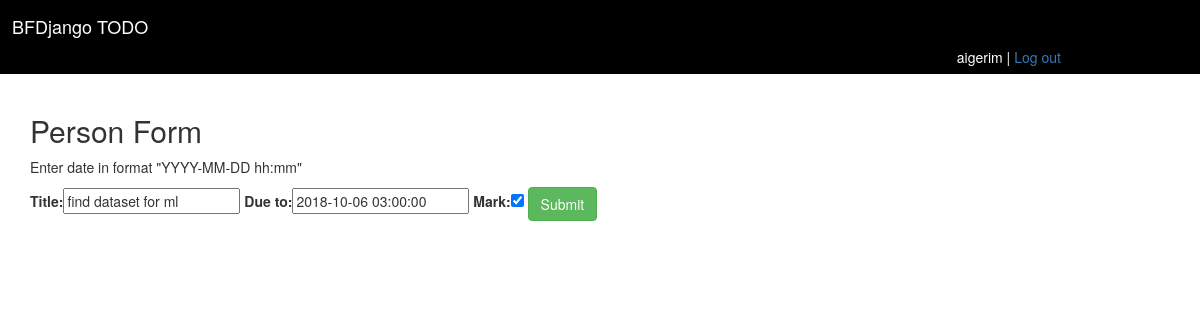
The page /main/1/update_task/21 (signed in) on the database its author committed.
### main/models.py (models this page shows, shortened)
class Task(models.Model):
    title = models.CharField(max_length=100)
    created = models.DateTimeField()
    due_to = models.DateTimeField()
    owner = models.ForeignKey(User,on_delete=models.CASCADE,related_name = 'main_tasks')
    mark = models.BooleanField();

### main/views.py (the view)
# urls.py: path('1/update_task/<int:task_id>',views.update_task, name='update_task')
@login_required
def update_task(request, task_id):
    try:
        task = Task.objects.get(id=task_id)
        if request.method == 'POST':
            form = TaskUpdateForm(request.POST or None)
            if form.is_valid():
                title = form.cleaned_data['title']
                due_to = form.cleaned_data['due_to']
                mark=form.cleaned_data['mark']
                task.title = title
                task.due_to = due_to
                task.mark=mark
                task.save()
                return redirect('index')
            else:
            	return HttpResponse(form.errors )
        else:
            form = TaskUpdateForm(initial={'due_to': task.due_to, 'title': task.title,'mark': task.mark})
            context = {'form': form, 'task':task}
            return render(request,'update_task.html',context)
    except Task.DoesNotExist:
         return HttpResponse("not")

### main/forms.py
class TaskUpdateForm(ModelForm):
    class Meta:
        model=Task
        fields = ('title','due_to','mark')

### cbv/templates/update_task.html (shortened to what this page needs)
{% extends 'base.html' %}
{% block body %}
 <h2>Person Form</h2>
 <p>Enter date in format "YYYY-MM-DD hh:mm"</p>
        <form action="{% url 'update_task' task.id%}" method="post">
      {{form}}
<input type="submit" class="btn btn-success" value="Submit">
</form>
{% endblock %}

### cbv/templates/base.html (shortened to what this page needs)
{% load static %}
<!DOCTYPE html>
<html>
<head>
	<link rel="stylesheet" type="text/css" href="{% static 'css/bootstrap1.css'%}">
	<link rel="stylesheet" type="text/css" href="{% static 'css/mycustom.css' %}">
</head>
<body>
<div class="jumbotron">
	<h4>BFDjango TODO </h4>
	  {% if user.is_authenticated %}
	<span class="users">{{user.username}} |
	<a href="{% url 'logout' %}" >Log out</a></span>
	   {% else %}
	  <a href="{% url 'register' %} " class='users'>Sign Up</a>
	      {% endif %}
</div>
<div class="container">
{% block body %}
{% endblock %}
</div>
</body>
</html>

### main/static/css/mycustom.css (style rules this page uses)
.jumbotron { background-color: black; margin-bottom: 20px; color:white; padding:7px; padding-left: 12px; }
.users { padding-left: 80%; }

### rows shown on the page
Task: title "find dataset for ml", due_to "2018-10-06 03:00:00", mark "☑"

### other values the page prints
{{ user.username }} "aigerim"
